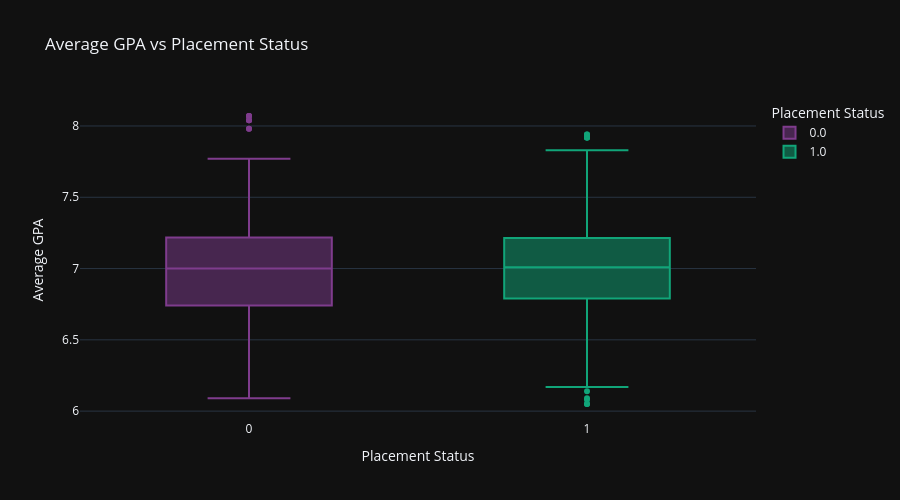

Source (notebook cell):
### Markdown cell above
### 3. Box Plot – Mean GPA vs Placement Status

### Code cell
fig = px.box(df_eda, x='Placement Status', y='Average GPA', 
             title='Average GPA vs Placement Status',
             color='Placement Status',
             color_discrete_sequence=px.colors.qualitative.Bold)
fig.update_layout(template='plotly_dark', height=500, font=dict(size=12))
fig.show()

### Figure 1 — Plotly figure (JSON) as saved in the notebook; plotly's stock layout.template omitted (floating-point values rounded to 4 significant figures; data arrays with more than 128 entries replaced by an {"elided": "..."} marker saying what was removed)
{"data": [{"alignmentgroup": "True", "hovertemplate": "Placement Status=%{x}<br>Average GPA=%{y}<extra></extra>", "legendgroup": "0.0", "marker": {"color": "rgb(127, 60, 141)"}, "name": "0.0", "notched": false, "offsetgroup": "0.0", "orientation": "v", "showlegend": true, "type": "box", "x": {"elided": "967 float values"}, "x0": " ", "xaxis": "x", "y": {"elided": "967 float values"}, "y0": " ", "yaxis": "y"}, {"alignmentgroup": "True", "hovertemplate": "Placement Status=%{x}<br>Average GPA=%{y}<extra></extra>", "legendgroup": "1.0", "marker": {"color": "rgb(17, 165, 121)"}, "name": "1.0", "notched": false, "offsetgroup": "1.0", "orientation": "v", "showlegend": true, "type": "box", "x": {"elided": "1032 float values"}, "x0": " ", "xaxis": "x", "y": {"elided": "1032 float values"}, "y0": " ", "yaxis": "y"}], "layout": {"boxmode": "overlay", "font": {"size": 12}, "height": 500, "legend": {"title": {"text": "Placement Status"}, "tracegroupgap": 0}, "title": {"text": "Average GPA vs Placement Status"}, "xaxis": {"anchor": "y", "categoryarray": [0, 1, null], "categoryorder": "array", "domain": [0, 1], "title": {"text": "Placement Status"}}, "yaxis": {"anchor": "x", "domain": [0, 1], "title": {"text": "Average GPA"}}}}
